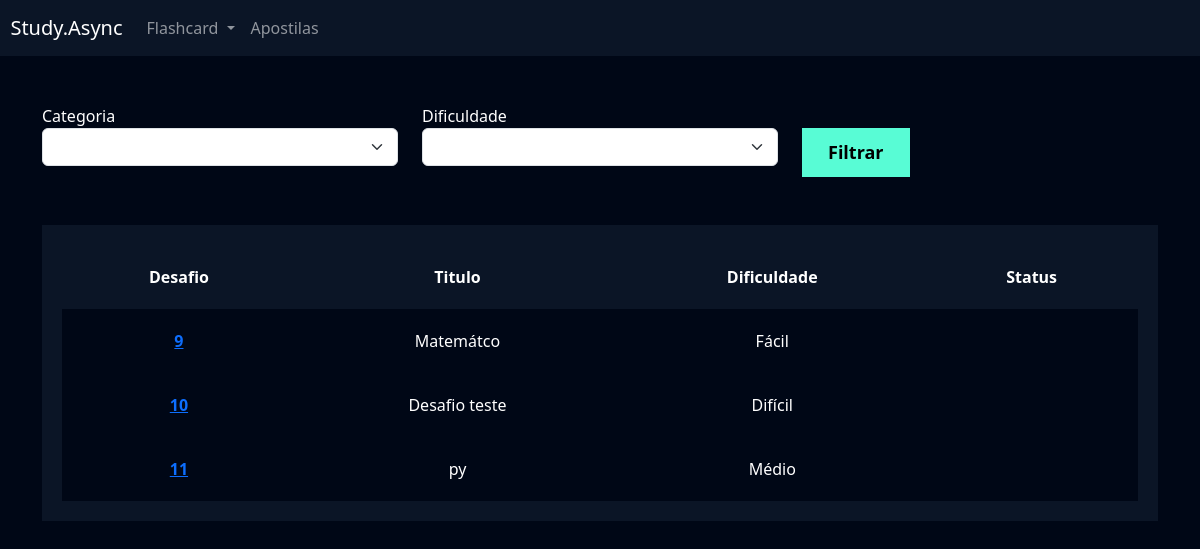
The page /flashcard/listar_desafio/ (signed in) on the database its author committed.
### flashcard/models.py (models this page shows, shortened)
class Desafio(models.Model):
    user = models.ForeignKey(User, on_delete=models.DO_NOTHING)
    titulo = models.CharField(max_length=100)
    categoria = models.ManyToManyField(Categoria)
    quantidade_perguntas = models.IntegerField()
    dificuldade = models.CharField(
        max_length=1, choices=Flashcard.DIFICULDADE_CHOICES
    )
    flashcards = models.ManyToManyField(FlashcardDesafio)

### flashcard/views.py (the view)
# urls.py: path('listar_desafio/', views.listar_desafio, name='listar_desafio'),
def listar_desafio(request):
    desafios = Desafio.objects.filter(user=request.user)
    return render(request, 'listar_desafio.html', {'desafios': desafios})

### flashcard/templates/listar_desafio.html (shortened to what this page needs)
{% extends "base.html" %}
{% load static %}
{% block 'cabecalho' %}
    <link href="{% static 'usuarios/css/cadastro.css' %}" rel="stylesheet">
    <link href="{% static 'flashcard/css/novo_flashcard.css' %}" rel="stylesheet">
    <link href="{% static 'flashcard/css/iniciar_desafio.css' %}" rel="stylesheet">
    <link href="{% static 'flashcard/css/desafio.css' %}" rel="stylesheet">
    <link href='https://unpkg.com/boxicons@2.1.4/css/boxicons.min.css' rel='stylesheet'>
{% endblock 'cabecalho' %}
{% block 'conteudo' %}
    {%include "partials/header.html" %}
    <div class="container">
        <br>
        <br>
        <div class="row">
            <div class="col-md">
                <form action="}" method="GET">
                <label for="">Categoria</label>
                <select name="categoria" class="form-select">
                </select>
            </div>
            <div class="col-md">
                <label for="">Dificuldade</label>
                <select name="dificuldade" class="form-select">
                </select>
            </div>
            <div class="col-md">
                <br>
                <input type="submit" value="Filtrar" class="btn-cadastro">
            </div>
        </div>
        <br>
        <br>
        <div class="box-listar">
            <table>
                <thead>
                  <tr>
                    <th scope="col">Desafio</th>
                    <th scope="col">Titulo</th>
                    <th scope="col">Dificuldade</th>
                    <th scope="col">Status</th>
                  </tr>
                </thead>
                <tbody>
                    {% for desafio in desafios %}
                        <tr class="linha">
                            <th><a href="{% url 'desafio' desafio.id %}">{{desafio.id}}</a></th>
                            <td>{{desafio.titulo}}</td>
                            <td>{{desafio.get_dificuldade_display}}</td>
                            <td>{{desafio.status}}</td>
                        </tr>
                  {% endfor %}
                </tbody>
              </table>
        </div>
    </div>
{% endblock 'conteudo' %}

### templates/static/geral/css/base.css (style rules this page uses)
:root { --main-color: #0b1526; --dark-color: #000716; --secondary-dark-color: rgb(15, 2, 26); --light-color: #00c1f3; --contrast-color: #f4c96b; --differential-color: #58fcd5; }
body { background-color: var(--dark-color) !important; color: white !important; }

### templates/static/usuarios/css/cadastro.css (style rules this page uses)
* { margin: 0; padding: 0; }
.btn-cadastro { padding: 10px; background-color: #58fcd5; border: none; border: 1px solid #58fcd5; font-size: 18px; font-weight: bold; padding-left: 25px; padding-right: 25px; }

### templates/static/flashcard/css/desafio.css (style rules this page uses)
.box-listar { background-color: #0b1526; padding: 20px; }
table { width: 100%; padding: 20px; text-align: center; }
.linha { height: 40px; background-color: var(--dark-color); padding: 20px; }
td, th { padding: 20px; }
tr { background-color: var(--main-color); }

### rows shown on the page
Desafio: id "9", titulo "Matemátco", dificuldade "Fácil"
Desafio: id "10", titulo "Desafio teste", dificuldade "Difícil"
Desafio: id "11", titulo "py", dificuldade "Médio"
